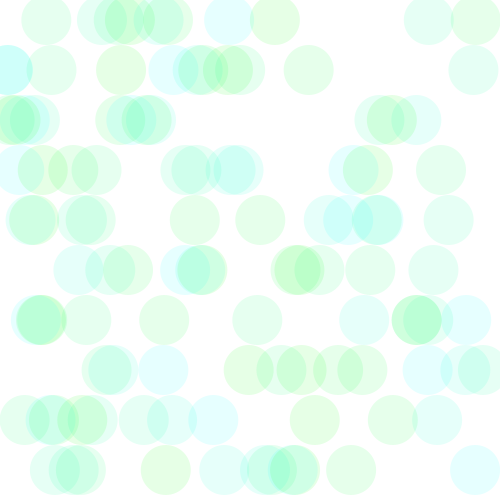
Frame 1 (no input)
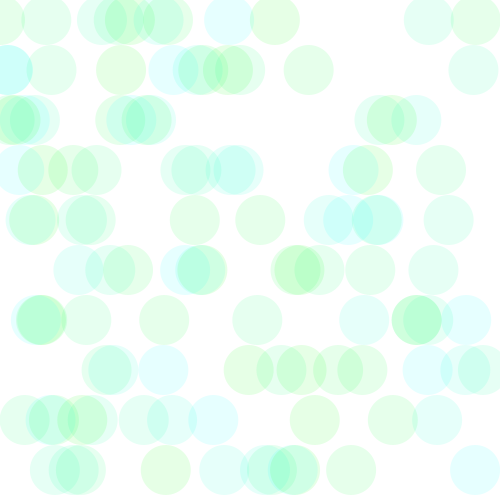
Frame 60 (the mouse pressed at the canvas centre just before this capture)
Frame 120 (the mouse held since frame 60 and released just before this capture): identical to frame 60, image omitted

The Processing sketch that drew these frames (run headless with seeded random() and noise(); from frame 60 on, the mouse is pressed at the canvas centre):

// Processing sketch: processing_32457
// ── processing_32457.pde

int x = 0;
int y = 20;
int circlecolour1 = 250;
int circlecolour2 = 0;

void setup() {
  size(500,500);
  background (255, 255, 255);
  noStroke();
  }
  
  void draw(){
         smooth();
 ellipse (0, 20, 50, 50);
      fill (0, circlecolour1, circlecolour2, .95);    
    
    while(y <500) {
      ellipse (random(500), y, 50, 50);
      fill (0, circlecolour1, circlecolour2, 25);
      x = x+50;
      circlecolour1 = circlecolour1 + 50;
      circlecolour2 = circlecolour2 + 50;
      
      if(x > 500) {
        y = y + 50;
        x = 0;
      }
          if (circlecolour2 > 255) {
      circlecolour2 = 0;
    }
    if (circlecolour1 < 0) {
      circlecolour1 = 255;
     }
      
    }
  }
